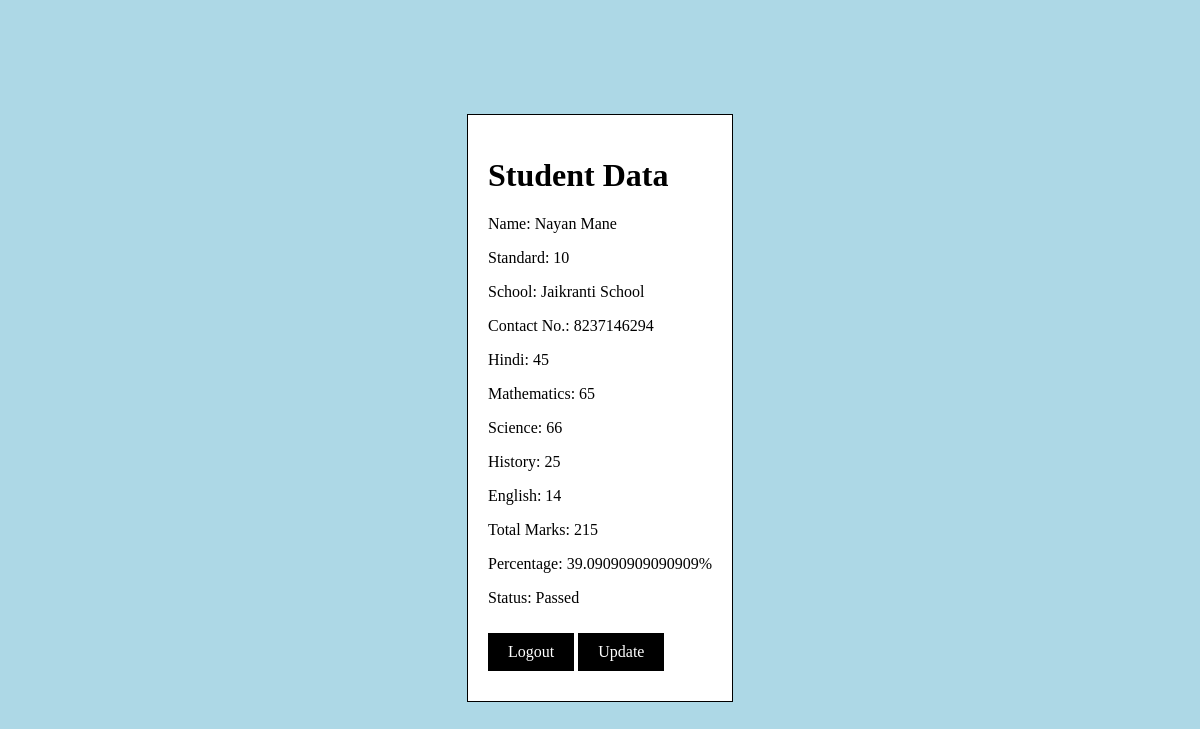
The app's page /display (signed in) with its own data.
### Project_3B_Student_Form/website/models.py (models this page shows)
class StudentData(db.Model):
    id = db.Column(db.Integer, primary_key=True)
    user_id = db.Column(db.Integer, db.ForeignKey('user.id'), nullable=False)
    first_name = db.Column(db.String(100), nullable=False)
    last_name = db.Column(db.String(100), nullable=False)
    standard = db.Column(db.String(10), nullable=False)
    school = db.Column(db.String(150), nullable=False)
    contact_no = db.Column(db.String(15), nullable=False)
    hindi = db.Column(db.Integer, nullable=False)
    math = db.Column(db.Integer, nullable=False)
    science = db.Column(db.Integer, nullable=False)
    history = db.Column(db.Integer, nullable=False)
    english = db.Column(db.Integer, nullable=False)

### Project_3B_Student_Form/website/views.py (the view)
@views_bp.route('/display')
def display():
    if 'user_id' not in session:
        return redirect(url_for('auth.login'))
    user_id = session['user_id']
    data = StudentData.query.filter_by(user_id=user_id).first()
    total_marks = data.hindi + data.math + data.science + data.history + data.english
    percentage = (total_marks / 550) * 100
    return render_template('display.html', data=data, total_marks=total_marks, percentage=percentage)

### Project_3B_Student_Form/website/templates/display.html (shortened to what this page needs)
<!DOCTYPE html>
<html lang="en">
<head>
</head>
<body>
    <div class="container">
        <h1>Student Data</h1>
        <p>Name: {{ data.first_name }} {{ data.last_name }}</p>
        <p>Standard: {{ data.standard }}</p>
        <p>School: {{ data.school }}</p>
        <p>Contact No.: {{ data.contact_no }}</p>
        <p>Hindi: {{ data.hindi }}</p>
        <p>Mathematics: {{ data.math }}</p>
        <p>Science: {{ data.science }}</p>
        <p>History: {{ data.history }}</p>
        <p>English: {{ data.english }}</p>
        <p>Total Marks: {{ total_marks }}</p>
        <p>Percentage: <span class="{{ 'red' if percentage < 35 else '' }}">{{ percentage }}%</span></p>
        <p>Status: {{ 'Failed' if percentage < 35 else 'Passed' }}</p>
        <a href="{{ url_for('auth.logout') }}" class="button">Logout</a>
        <a href="{{ url_for('views.form') }}" class="button">Update</a>
    </div>
</body>
</html>

### Project_3B_Student_Form/website/templates/display.html (style rules this page uses)
body { background-color: lightblue; display: flex; justify-content: center; align-items: center; height: 100vh; }
.container { background-color: white; padding: 20px; border: 1px solid black; text-align: left; }
.button { padding: 10px 20px; background-color: black; color: white; text-decoration: none; display: inline-block; margin: 10px 0; }

### records on screen
StudentData: first_name "Nayan", last_name "Mane", standard "10", school "Jaikranti School", contact_no "8237146294", hindi "45", math "65", science "66", history "25", english "14"

### other values on screen
{{ total_marks }} "215"
{{ percentage }} "39.09090909090909"
{{ 'Failed' if percentage < 35 else 'Passed' }} "Passed"
